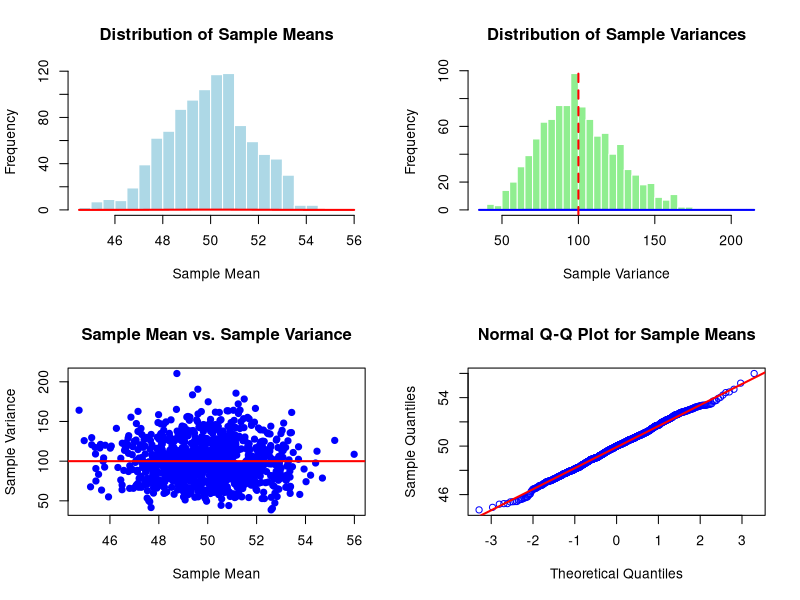

Write the R code that produced this figure.
# Define population parameters and simulation settings
mu <- 50       # Population mean (mu)
sigma <- 10    # Population standard deviation (sigma)
n <- 30        # Sample size
N_sim <- 1000  # Number of simulations

# Initialize vectors to store results
sample_means <- numeric(N_sim)
sample_vars <- numeric(N_sim)

# Set seed for reproducibility
set.seed(123)

# Simulation loop
for (i in 1:N_sim) {
  # Generate a sample of size n from a normal distribution
  data <- rnorm(n = n, mean = mu, sd = sigma)

  # Store the sample mean and sample variance
  sample_means[i] <- mean(data)
  sample_vars[i] <- var(data)
}

# Calculate the correlation between sample mean and sample variance
correlation <- cor(sample_means, sample_vars)

# Print the correlation value
print(paste("Correlation between sample mean and sample variance:", correlation))

# Graphical output
par(mfrow = c(2, 2)) # Divide the plotting area into a 2x2 grid

# Histogram of sample means
hist(sample_means, breaks = 30, col = "lightblue",
     main = "Distribution of Sample Means",
     xlab = "Sample Mean", border = "white")
# Overlay the theoretical normal density curve
curve(dnorm(x, mean = mu, sd = sigma / sqrt(n)), add = TRUE, col = "red", lwd = 2)

# Histogram of sample variances
hist(sample_vars, breaks = 30, col = "lightgreen",
     main = "Distribution of Sample Variances",
     xlab = "Sample Variance", border = "white")
# Overlay the theoretical chi-squared density curve scaled for sample variance
# Note: The distribution of (n-1)*s^2/sigma^2 is chi-squared with n-1 degrees of freedom.
# The curve shows the scaled density for the sample variance s^2.
curve(dchisq(x * (n - 1) / sigma^2, df = n - 1) * (n - 1) / sigma^2, add = TRUE, col = "blue", lwd = 2)
# Add a vertical line for the true population variance
abline(v = sigma^2, col = "red", lwd = 2, lty = 2)

# Scatterplot of sample means vs. sample variances
plot(sample_means, sample_vars, pch = 19, col = "blue",
     main = "Sample Mean vs. Sample Variance",
     xlab = "Sample Mean", ylab = "Sample Variance")
# Add a horizontal line for the true population variance
abline(h = sigma^2, col = "red", lwd = 2)

# Q-Q plot for sample means
qqnorm(sample_means, main = "Normal Q-Q Plot for Sample Means", col = "blue")
qqline(sample_means, col = "red", lwd = 2)
